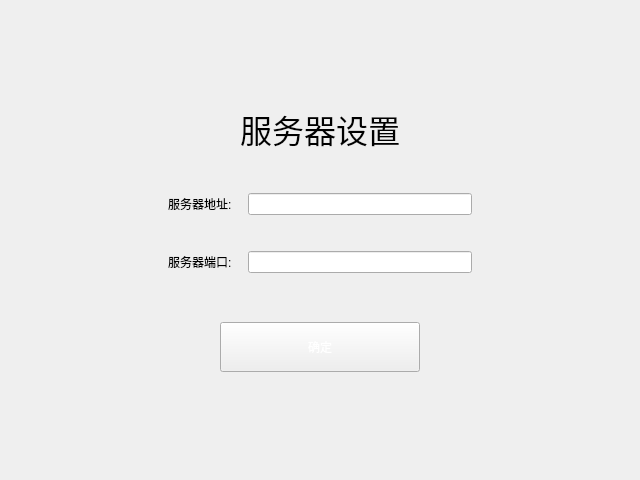
<?xml version="1.0" encoding="UTF-8"?>
<ui version="4.0">
 <class>Login</class>
 <widget class="QDialog" name="Login">
  <property name="geometry">
   <rect>
    <x>0</x>
    <y>0</y>
    <width>640</width>
    <height>480</height>
   </rect>
  </property>
  <property name="minimumSize">
   <size>
    <width>640</width>
    <height>480</height>
   </size>
  </property>
  <property name="windowTitle">
   <string>Dialog</string>
  </property>
  <layout class="QVBoxLayout" name="verticalLayout">
   <item>
    <widget class="TitleWg" name="title_wg" native="true"/>
   </item>
   <item>
    <widget class="QStackedWidget" name="stackedWidget">
     <property name="currentIndex">
      <number>2</number>
     </property>
     <widget class="QWidget" name="login_page">
      <layout class="QVBoxLayout" name="verticalLayout_3">
       <item>
        <spacer name="verticalSpacer_3">
         <property name="orientation">
          <enum>Qt::Vertical</enum>
         </property>
         <property name="sizeHint" stdset="0">
          <size>
           <width>20</width>
           <height>27</height>
          </size>
         </property>
        </spacer>
       </item>
       <item>
        <widget class="QWidget" name="widget" native="true">
         <layout class="QHBoxLayout" name="horizontalLayout">
          <item>
           <spacer name="horizontalSpacer_3">
            <property name="orientation">
             <enum>Qt::Horizontal</enum>
            </property>
            <property name="sizeHint" stdset="0">
             <size>
              <width>40</width>
              <height>20</height>
             </size>
            </property>
           </spacer>
          </item>
          <item>
           <widget class="QWidget" name="widget_2" native="true">
            <layout class="QVBoxLayout" name="verticalLayout_2">
             <item>
              <widget class="QLabel" name="label">
               <property name="font">
                <font>
                 <family>新宋体</family>
                 <pointsize>24</pointsize>
                </font>
               </property>
               <property name="text">
                <string>用户登录</string>
               </property>
               <property name="alignment">
                <set>Qt::AlignCenter</set>
               </property>
              </widget>
             </item>
             <item>
              <spacer name="verticalSpacer_4">
               <property name="orientation">
                <enum>Qt::Vertical</enum>
               </property>
               <property name="sizeType">
                <enum>QSizePolicy::Fixed</enum>
               </property>
               <property name="sizeHint" stdset="0">
                <size>
                 <width>20</width>
                 <height>20</height>
                </size>
               </property>
              </spacer>
             </item>
             <item>
              <widget class="QWidget" name="widget_3" native="true">
               <layout class="QGridLayout" name="gridLayout">
                <item row="1" column="0">
                 <spacer name="verticalSpacer">
                  <property name="orientation">
                   <enum>Qt::Vertical</enum>
                  </property>
                  <property name="sizeType">
                   <enum>QSizePolicy::Fixed</enum>
                  </property>
                  <property name="sizeHint" stdset="0">
                   <size>
                    <width>20</width>
                    <height>20</height>
                   </size>
                  </property>
                 </spacer>
                </item>
                <item row="0" column="2">
                 <widget class="QLineEdit" name="user_login"/>
                </item>
                <item row="2" column="2">
                 <widget class="QLineEdit" name="passwd_login"/>
                </item>
                <item row="0" column="0">
                 <widget class="QLabel" name="label_2">
                  <property name="text">
                   <string>用户名:</string>
                  </property>
                 </widget>
                </item>
                <item row="2" column="0">
                 <widget class="QLabel" name="label_3">
                  <property name="text">
                   <string>密码:</string>
                  </property>
                 </widget>
                </item>
                <item row="0" column="1">
                 <spacer name="horizontalSpacer_5">
                  <property name="orientation">
                   <enum>Qt::Horizontal</enum>
                  </property>
                  <property name="sizeType">
                   <enum>QSizePolicy::Fixed</enum>
                  </property>
                  <property name="sizeHint" stdset="0">
                   <size>
                    <width>10</width>
                    <height>20</height>
                   </size>
                  </property>
                 </spacer>
                </item>
               </layout>
              </widget>
             </item>
             <item>
              <widget class="QWidget" name="widget_4" native="true">
               <layout class="QHBoxLayout" name="horizontalLayout_2">
                <item>
                 <spacer name="horizontalSpacer_6">
                  <property name="orientation">
                   <enum>Qt::Horizontal</enum>
                  </property>
                  <property name="sizeType">
                   <enum>QSizePolicy::Fixed</enum>
                  </property>
                  <property name="sizeHint" stdset="0">
                   <size>
                    <width>10</width>
                    <height>20</height>
                   </size>
                  </property>
                 </spacer>
                </item>
                <item>
                 <widget class="QCheckBox" name="remember_pwd">
                  <property name="text">
                   <string>记住密码</string>
                  </property>
                 </widget>
                </item>
                <item>
                 <widget class="QToolButton" name="toolButton">
                  <property name="font">
                   <font>
                    <family>新宋体</family>
                    <pointsize>12</pointsize>
                    <underline>true</underline>
                   </font>
                  </property>
                  <property name="styleSheet">
                   <string notr="true">color: rgb(255, 170, 0);</string>
                  </property>
                  <property name="text">
                   <string>没有账号,马上注册</string>
                  </property>
                  <property name="autoRaise">
                   <bool>true</bool>
                  </property>
                 </widget>
                </item>
                <item>
                 <spacer name="horizontalSpacer_7">
                  <property name="orientation">
                   <enum>Qt::Horizontal</enum>
                  </property>
                  <property name="sizeType">
                   <enum>QSizePolicy::Fixed</enum>
                  </property>
                  <property name="sizeHint" stdset="0">
                   <size>
                    <width>10</width>
                    <height>20</height>
                   </size>
                  </property>
                 </spacer>
                </item>
               </layout>
              </widget>
             </item>
             <item>
              <widget class="QWidget" name="widget_5" native="true">
               <layout class="QHBoxLayout" name="horizontalLayout_3">
                <item>
                 <spacer name="horizontalSpacer">
                  <property name="orientation">
                   <enum>Qt::Horizontal</enum>
                  </property>
                  <property name="sizeHint" stdset="0">
                   <size>
                    <width>52</width>
                    <height>20</height>
                   </size>
                  </property>
                 </spacer>
                </item>
                <item>
                 <widget class="QToolButton" name="login_btn">
                  <property name="minimumSize">
                   <size>
                    <width>200</width>
                    <height>50</height>
                   </size>
                  </property>
                  <property name="maximumSize">
                   <size>
                    <width>200</width>
                    <height>50</height>
                   </size>
                  </property>
                  <property name="styleSheet">
                   <string notr="true">border-image: url(:/images/balckButton.png);
font: 18pt &quot;新宋体&quot;;
color: rgb(255, 255, 255);</string>
                  </property>
                  <property name="text">
                   <string>登录</string>
                  </property>
                 </widget>
                </item>
                <item>
                 <spacer name="horizontalSpacer_2">
                  <property name="orientation">
                   <enum>Qt::Horizontal</enum>
                  </property>
                  <property name="sizeHint" stdset="0">
                   <size>
                    <width>52</width>
                    <height>20</height>
                   </size>
                  </property>
                 </spacer>
                </item>
               </layout>
              </widget>
             </item>
            </layout>
           </widget>
          </item>
          <item>
           <spacer name="horizontalSpacer_4">
            <property name="orientation">
             <enum>Qt::Horizontal</enum>
            </property>
            <property name="sizeHint" stdset="0">
             <size>
              <width>40</width>
              <height>20</height>
             </size>
            </property>
           </spacer>
          </item>
         </layout>
        </widget>
       </item>
       <item>
        <spacer name="verticalSpacer_2">
         <property name="orientation">
          <enum>Qt::Vertical</enum>
         </property>
         <property name="sizeHint" stdset="0">
          <size>
           <width>20</width>
           <height>27</height>
          </size>
         </property>
        </spacer>
       </item>
      </layout>
     </widget>
     <widget class="QWidget" name="reg_page">
      <layout class="QVBoxLayout" name="verticalLayout_5">
       <item>
        <spacer name="verticalSpacer_6">
         <property name="orientation">
          <enum>Qt::Vertical</enum>
         </property>
         <property name="sizeHint" stdset="0">
          <size>
           <width>20</width>
           <height>47</height>
          </size>
         </property>
        </spacer>
       </item>
       <item>
        <widget class="QWidget" name="widget_6" native="true">
         <layout class="QHBoxLayout" name="horizontalLayout_4">
          <item>
           <spacer name="horizontalSpacer_8">
            <property name="orientation">
             <enum>Qt::Horizontal</enum>
            </property>
            <property name="sizeHint" stdset="0">
             <size>
              <width>40</width>
              <height>20</height>
             </size>
            </property>
           </spacer>
          </item>
          <item>
           <widget class="QWidget" name="widget_7" native="true">
            <layout class="QVBoxLayout" name="verticalLayout_4">
             <item>
              <widget class="QLabel" name="label_4">
               <property name="font">
                <font>
                 <family>新宋体</family>
                 <pointsize>24</pointsize>
                </font>
               </property>
               <property name="text">
                <string>用户注册</string>
               </property>
               <property name="alignment">
                <set>Qt::AlignCenter</set>
               </property>
              </widget>
             </item>
             <item>
              <widget class="QWidget" name="widget_8" native="true">
               <layout class="QGridLayout" name="gridLayout_2">
                <item row="3" column="2">
                 <widget class="QLineEdit" name="passwd_reg"/>
                </item>
                <item row="0" column="1">
                 <spacer name="horizontalSpacer_9">
                  <property name="orientation">
                   <enum>Qt::Horizontal</enum>
                  </property>
                  <property name="sizeType">
                   <enum>QSizePolicy::Fixed</enum>
                  </property>
                  <property name="sizeHint" stdset="0">
                   <size>
                    <width>10</width>
                    <height>20</height>
                   </size>
                  </property>
                 </spacer>
                </item>
                <item row="1" column="0">
                 <widget class="QLabel" name="label_6">
                  <property name="text">
                   <string>昵称:</string>
                  </property>
                 </widget>
                </item>
                <item row="0" column="0">
                 <widget class="QLabel" name="label_5">
                  <property name="text">
                   <string>用户名:</string>
                  </property>
                 </widget>
                </item>
                <item row="1" column="2">
                 <widget class="QLineEdit" name="nike_name"/>
                </item>
                <item row="0" column="2">
                 <widget class="QLineEdit" name="name_reg"/>
                </item>
                <item row="6" column="0">
                 <widget class="QLabel" name="label_7">
                  <property name="text">
                   <string>邮箱:</string>
                  </property>
                 </widget>
                </item>
                <item row="5" column="0">
                 <widget class="QLabel" name="label_9">
                  <property name="text">
                   <string>电话:</string>
                  </property>
                 </widget>
                </item>
                <item row="3" column="0">
                 <widget class="QLabel" name="label_8">
                  <property name="text">
                   <string>密码:</string>
                  </property>
                 </widget>
                </item>
                <item row="6" column="2">
                 <widget class="QLineEdit" name="email"/>
                </item>
                <item row="5" column="2">
                 <widget class="QLineEdit" name="phone"/>
                </item>
                <item row="4" column="0">
                 <widget class="QLabel" name="label_10">
                  <property name="text">
                   <string>确认密码:</string>
                  </property>
                 </widget>
                </item>
                <item row="4" column="2">
                 <widget class="QLineEdit" name="pwd_confirm_reg"/>
                </item>
               </layout>
              </widget>
             </item>
             <item>
              <widget class="QWidget" name="widget_10" native="true">
               <layout class="QHBoxLayout" name="horizontalLayout_6">
                <item>
                 <spacer name="horizontalSpacer_12">
                  <property name="orientation">
                   <enum>Qt::Horizontal</enum>
                  </property>
                  <property name="sizeHint" stdset="0">
                   <size>
                    <width>52</width>
                    <height>20</height>
                   </size>
                  </property>
                 </spacer>
                </item>
                <item>
                 <widget class="QToolButton" name="reg_btn">
                  <property name="minimumSize">
                   <size>
                    <width>200</width>
                    <height>50</height>
                   </size>
                  </property>
                  <property name="maximumSize">
                   <size>
                    <width>200</width>
                    <height>50</height>
                   </size>
                  </property>
                  <property name="styleSheet">
                   <string notr="true">border-image: url(:/images/balckButton.png);
font: 18pt &quot;新宋体&quot;;
color: rgb(255, 255, 255);</string>
                  </property>
                  <property name="text">
                   <string>注册</string>
                  </property>
                 </widget>
                </item>
                <item>
                 <spacer name="horizontalSpacer_13">
                  <property name="orientation">
                   <enum>Qt::Horizontal</enum>
                  </property>
                  <property name="sizeHint" stdset="0">
                   <size>
                    <width>52</width>
                    <height>20</height>
                   </size>
                  </property>
                 </spacer>
                </item>
               </layout>
              </widget>
             </item>
            </layout>
           </widget>
          </item>
          <item>
           <spacer name="horizontalSpacer_14">
            <property name="orientation">
             <enum>Qt::Horizontal</enum>
            </property>
            <property name="sizeHint" stdset="0">
             <size>
              <width>40</width>
              <height>20</height>
             </size>
            </property>
           </spacer>
          </item>
         </layout>
        </widget>
       </item>
       <item>
        <spacer name="verticalSpacer_7">
         <property name="orientation">
          <enum>Qt::Vertical</enum>
         </property>
         <property name="sizeHint" stdset="0">
          <size>
           <width>20</width>
           <height>46</height>
          </size>
         </property>
        </spacer>
       </item>
      </layout>
     </widget>
     <widget class="QWidget" name="set_page">
      <layout class="QVBoxLayout" name="verticalLayout_7">
       <item>
        <spacer name="verticalSpacer_5">
         <property name="orientation">
          <enum>Qt::Vertical</enum>
         </property>
         <property name="sizeHint" stdset="0">
          <size>
           <width>20</width>
           <height>50</height>
          </size>
         </property>
        </spacer>
       </item>
       <item>
        <widget class="QWidget" name="widget_9" native="true">
         <layout class="QHBoxLayout" name="horizontalLayout_5">
          <item>
           <spacer name="horizontalSpacer_10">
            <property name="orientation">
             <enum>Qt::Horizontal</enum>
            </property>
            <property name="sizeHint" stdset="0">
             <size>
              <width>40</width>
              <height>20</height>
             </size>
            </property>
           </spacer>
          </item>
          <item>
           <widget class="QWidget" name="widget_11" native="true">
            <layout class="QVBoxLayout" name="verticalLayout_6">
             <item>
              <widget class="QLabel" name="label_11">
               <property name="font">
                <font>
                 <family>新宋体</family>
                 <pointsize>24</pointsize>
                </font>
               </property>
               <property name="text">
                <string>服务器设置</string>
               </property>
               <property name="alignment">
                <set>Qt::AlignCenter</set>
               </property>
              </widget>
             </item>
             <item>
              <spacer name="verticalSpacer_10">
               <property name="orientation">
                <enum>Qt::Vertical</enum>
               </property>
               <property name="sizeType">
                <enum>QSizePolicy::Fixed</enum>
               </property>
               <property name="sizeHint" stdset="0">
                <size>
                 <width>20</width>
                 <height>25</height>
                </size>
               </property>
              </spacer>
             </item>
             <item>
              <widget class="QWidget" name="widget_12" native="true">
               <layout class="QGridLayout" name="gridLayout_3">
                <item row="0" column="1">
                 <spacer name="horizontalSpacer_11">
                  <property name="orientation">
                   <enum>Qt::Horizontal</enum>
                  </property>
                  <property name="sizeType">
                   <enum>QSizePolicy::Fixed</enum>
                  </property>
                  <property name="sizeHint" stdset="0">
                   <size>
                    <width>10</width>
                    <height>20</height>
                   </size>
                  </property>
                 </spacer>
                </item>
                <item row="2" column="0">
                 <widget class="QLabel" name="label_12">
                  <property name="text">
                   <string>服务器端口:</string>
                  </property>
                 </widget>
                </item>
                <item row="0" column="0">
                 <widget class="QLabel" name="label_13">
                  <property name="text">
                   <string>服务器地址:</string>
                  </property>
                 </widget>
                </item>
                <item row="2" column="2">
                 <widget class="QLineEdit" name="port"/>
                </item>
                <item row="0" column="2">
                 <widget class="QLineEdit" name="address"/>
                </item>
                <item row="1" column="0">
                 <spacer name="verticalSpacer_9">
                  <property name="orientation">
                   <enum>Qt::Vertical</enum>
                  </property>
                  <property name="sizeType">
                   <enum>QSizePolicy::Fixed</enum>
                  </property>
                  <property name="sizeHint" stdset="0">
                   <size>
                    <width>20</width>
                    <height>30</height>
                   </size>
                  </property>
                 </spacer>
                </item>
               </layout>
              </widget>
             </item>
             <item>
              <spacer name="verticalSpacer_11">
               <property name="orientation">
                <enum>Qt::Vertical</enum>
               </property>
               <property name="sizeType">
                <enum>QSizePolicy::Fixed</enum>
               </property>
               <property name="sizeHint" stdset="0">
                <size>
                 <width>20</width>
                 <height>25</height>
                </size>
               </property>
              </spacer>
             </item>
             <item>
              <widget class="QWidget" name="widget_13" native="true">
               <layout class="QHBoxLayout" name="horizontalLayout_7">
                <item>
                 <spacer name="horizontalSpacer_15">
                  <property name="orientation">
                   <enum>Qt::Horizontal</enum>
                  </property>
                  <property name="sizeHint" stdset="0">
                   <size>
                    <width>52</width>
                    <height>20</height>
                   </size>
                  </property>
                 </spacer>
                </item>
                <item>
                 <widget class="QToolButton" name="reg_btn_2">
                  <property name="minimumSize">
                   <size>
                    <width>200</width>
                    <height>50</height>
                   </size>
                  </property>
                  <property name="maximumSize">
                   <size>
                    <width>200</width>
                    <height>50</height>
                   </size>
                  </property>
                  <property name="styleSheet">
                   <string notr="true">border-image: url(:/images/balckButton.png);
font: 18pt &quot;新宋体&quot;;
color: rgb(255, 255, 255);</string>
                  </property>
                  <property name="text">
                   <string>确定</string>
                  </property>
                 </widget>
                </item>
                <item>
                 <spacer name="horizontalSpacer_16">
                  <property name="orientation">
                   <enum>Qt::Horizontal</enum>
                  </property>
                  <property name="sizeHint" stdset="0">
                   <size>
                    <width>52</width>
                    <height>20</height>
                   </size>
                  </property>
                 </spacer>
                </item>
               </layout>
              </widget>
             </item>
            </layout>
           </widget>
          </item>
          <item>
           <spacer name="horizontalSpacer_17">
            <property name="orientation">
             <enum>Qt::Horizontal</enum>
            </property>
            <property name="sizeHint" stdset="0">
             <size>
              <width>40</width>
              <height>20</height>
             </size>
            </property>
           </spacer>
          </item>
         </layout>
        </widget>
       </item>
       <item>
        <spacer name="verticalSpacer_8">
         <property name="orientation">
          <enum>Qt::Vertical</enum>
         </property>
         <property name="sizeHint" stdset="0">
          <size>
           <width>20</width>
           <height>49</height>
          </size>
         </property>
        </spacer>
       </item>
      </layout>
     </widget>
    </widget>
   </item>
  </layout>
 </widget>
 <customwidgets>
  <customwidget>
   <class>TitleWg</class>
   <extends>QWidget</extends>
   <header location="global">titlewg.h</header>
   <container>1</container>
  </customwidget>
 </customwidgets>
 <resources/>
 <connections/>
</ui>
